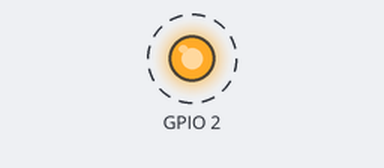
A program run on a simulated ESP32. Parts: output pins drawn as LEDs (lit = HIGH). Dashed ring = blinking. WiFi joins after 1.5 s; servers stay silent unless stated; what the program prints to the serial monitor is not drawn.

Above: at 1.7 s.
Timing chart, 0 to 4.5 s (numbered marks = the images above):
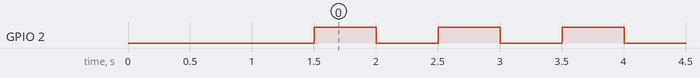

Measured:
- by itself, GPIO 2: alternates HIGH for 0.50 s and LOW for 0.50 s

The program:

main.cpp
```cpp
#include <Arduino.h>
#include <WiFiManager.h>

void setup() {
  WiFi.mode(WIFI_STA);
  // the default is STA+AP station + access point
  // we want the esp32 ap mode at start but we want station mode endup with that is why we set it to WiFi.mode(WIFI_STA)

  Serial.begin(115200);

  pinMode(2, OUTPUT);

  WiFiManager wm; // creating WiFiManager instance

  wm.resetSettings(); // reset settings wipe stored data this is for testing mode

  bool res;
  // res = wm.autoConnect(); // auto generated AP name from chipid
  // res = wm.autoConnect("AutoConnectAP"); // anonymous ap
  res = wm.autoConnect("automotion", "123456789"); // password protected ap
  // it returns boolean (TURUE / FALSE)

  if (!res) Serial.println("sorry, faild to connect");

  if (res) Serial.println("connected");
}

void loop() {
  if (WiFi.status() == WL_CONNECTED) {
    digitalWrite(2, HIGH);
    delay(500);
    digitalWrite(2, LOW);
    delay(500);
  }
}
```
